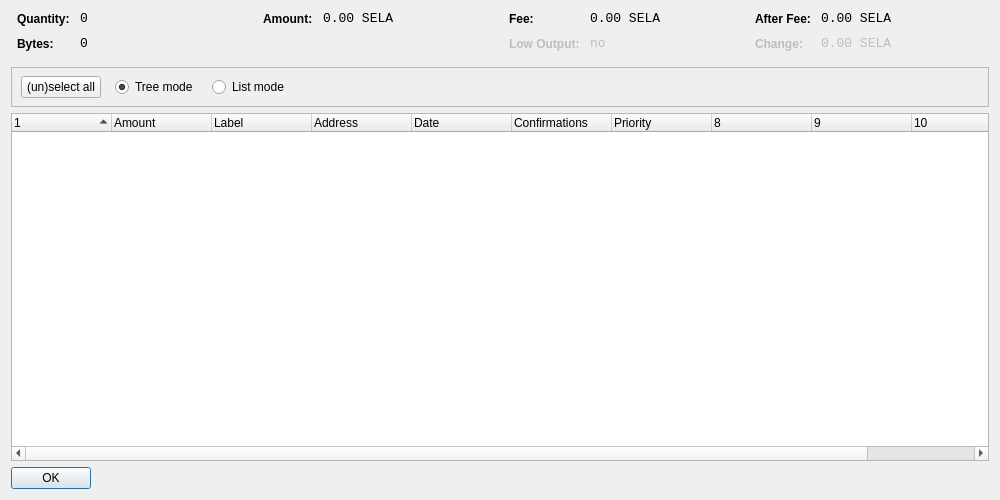
<?xml version="1.0" encoding="UTF-8"?>
<ui version="4.0">
 <class>CoinControlDialog</class>
 <widget class="QDialog" name="CoinControlDialog">
  <property name="geometry">
   <rect>
    <x>0</x>
    <y>0</y>
    <width>1000</width>
    <height>500</height>
   </rect>
  </property>
  <property name="windowTitle">
   <string>Coin Control</string>
  </property>
  <layout class="QVBoxLayout" name="verticalLayout">
   <item>
    <layout class="QHBoxLayout" name="horizontalLayoutTop" stretch="0,0,0,0">
     <property name="topMargin">
      <number>0</number>
     </property>
     <property name="bottomMargin">
      <number>10</number>
     </property>
     <item>
      <layout class="QFormLayout" name="formLayoutCoinControl1">
       <property name="horizontalSpacing">
        <number>10</number>
       </property>
       <property name="verticalSpacing">
        <number>10</number>
       </property>
       <property name="leftMargin">
        <number>6</number>
       </property>
       <property name="rightMargin">
        <number>6</number>
       </property>
       <item row="0" column="0">
        <widget class="QLabel" name="labelCoinControlQuantityText">
         <property name="styleSheet">
          <string notr="true">font-weight:bold;</string>
         </property>
         <property name="text">
          <string>Quantity:</string>
         </property>
        </widget>
       </item>
       <item row="0" column="1">
        <widget class="QLabel" name="labelCoinControlQuantity">
         <property name="font">
          <font>
           <family>Monospace</family>
           <pointsize>10</pointsize>
          </font>
         </property>
         <property name="cursor">
          <cursorShape>IBeamCursor</cursorShape>
         </property>
         <property name="contextMenuPolicy">
          <enum>Qt::ActionsContextMenu</enum>
         </property>
         <property name="text">
          <string notr="true">0</string>
         </property>
         <property name="textInteractionFlags">
          <set>Qt::LinksAccessibleByMouse|Qt::TextSelectableByKeyboard|Qt::TextSelectableByMouse</set>
         </property>
        </widget>
       </item>
       <item row="1" column="0">
        <widget class="QLabel" name="labelCoinControlBytesText">
         <property name="styleSheet">
          <string notr="true">font-weight:bold;</string>
         </property>
         <property name="text">
          <string>Bytes:</string>
         </property>
        </widget>
       </item>
       <item row="1" column="1">
        <widget class="QLabel" name="labelCoinControlBytes">
         <property name="font">
          <font>
           <family>Monospace</family>
           <pointsize>10</pointsize>
          </font>
         </property>
         <property name="cursor">
          <cursorShape>IBeamCursor</cursorShape>
         </property>
         <property name="contextMenuPolicy">
          <enum>Qt::ActionsContextMenu</enum>
         </property>
         <property name="text">
          <string notr="true">0</string>
         </property>
         <property name="textInteractionFlags">
          <set>Qt::LinksAccessibleByMouse|Qt::TextSelectableByKeyboard|Qt::TextSelectableByMouse</set>
         </property>
        </widget>
       </item>
      </layout>
     </item>
     <item>
      <layout class="QFormLayout" name="formLayoutCoinControl2">
       <property name="horizontalSpacing">
        <number>10</number>
       </property>
       <property name="verticalSpacing">
        <number>10</number>
       </property>
       <property name="leftMargin">
        <number>6</number>
       </property>
       <property name="rightMargin">
        <number>6</number>
       </property>
       <item row="0" column="0">
        <widget class="QLabel" name="labelCoinControlAmountText">
         <property name="styleSheet">
          <string notr="true">font-weight:bold;</string>
         </property>
         <property name="text">
          <string>Amount:</string>
         </property>
        </widget>
       </item>
       <item row="0" column="1">
        <widget class="QLabel" name="labelCoinControlAmount">
         <property name="font">
          <font>
           <family>Monospace</family>
           <pointsize>10</pointsize>
          </font>
         </property>
         <property name="cursor">
          <cursorShape>IBeamCursor</cursorShape>
         </property>
         <property name="contextMenuPolicy">
          <enum>Qt::ActionsContextMenu</enum>
         </property>
         <property name="text">
          <string notr="true">0.00 SELA</string>
         </property>
         <property name="textInteractionFlags">
          <set>Qt::LinksAccessibleByMouse|Qt::TextSelectableByKeyboard|Qt::TextSelectableByMouse</set>
         </property>
        </widget>
       </item>
      </layout>
     </item>
     <item>
      <layout class="QFormLayout" name="formLayoutCoinControl3">
       <property name="horizontalSpacing">
        <number>10</number>
       </property>
       <property name="verticalSpacing">
        <number>10</number>
       </property>
       <property name="leftMargin">
        <number>6</number>
       </property>
       <property name="rightMargin">
        <number>6</number>
       </property>
       <item row="0" column="0">
        <widget class="QLabel" name="labelCoinControlFeeText">
         <property name="styleSheet">
          <string notr="true">font-weight:bold;</string>
         </property>
         <property name="text">
          <string>Fee:</string>
         </property>
        </widget>
       </item>
       <item row="0" column="1">
        <widget class="QLabel" name="labelCoinControlFee">
         <property name="font">
          <font>
           <family>Monospace</family>
           <pointsize>10</pointsize>
          </font>
         </property>
         <property name="cursor">
          <cursorShape>IBeamCursor</cursorShape>
         </property>
         <property name="contextMenuPolicy">
          <enum>Qt::ActionsContextMenu</enum>
         </property>
         <property name="text">
          <string notr="true">0.00 SELA</string>
         </property>
         <property name="textInteractionFlags">
          <set>Qt::LinksAccessibleByMouse|Qt::TextSelectableByKeyboard|Qt::TextSelectableByMouse</set>
         </property>
        </widget>
       </item>
       <item row="1" column="0">
        <widget class="QLabel" name="labelCoinControlLowOutputText">
         <property name="enabled">
          <bool>false</bool>
         </property>
         <property name="styleSheet">
          <string notr="true">font-weight:bold;</string>
         </property>
         <property name="text">
          <string>Low Output:</string>
         </property>
        </widget>
       </item>
       <item row="1" column="1">
        <widget class="QLabel" name="labelCoinControlLowOutput">
         <property name="enabled">
          <bool>false</bool>
         </property>
         <property name="font">
          <font>
           <family>Monospace</family>
           <pointsize>10</pointsize>
          </font>
         </property>
         <property name="cursor">
          <cursorShape>IBeamCursor</cursorShape>
         </property>
         <property name="contextMenuPolicy">
          <enum>Qt::ActionsContextMenu</enum>
         </property>
         <property name="text">
          <string notr="true">no</string>
         </property>
         <property name="textInteractionFlags">
          <set>Qt::LinksAccessibleByMouse|Qt::TextSelectableByKeyboard|Qt::TextSelectableByMouse</set>
         </property>
        </widget>
       </item>
      </layout>
     </item>
     <item>
      <layout class="QFormLayout" name="formLayoutCoinControl4">
       <property name="horizontalSpacing">
        <number>10</number>
       </property>
       <property name="verticalSpacing">
        <number>10</number>
       </property>
       <property name="leftMargin">
        <number>6</number>
       </property>
       <property name="rightMargin">
        <number>6</number>
       </property>
       <item row="0" column="0">
        <widget class="QLabel" name="labelCoinControlAfterFeeText">
         <property name="styleSheet">
          <string notr="true">font-weight:bold;</string>
         </property>
         <property name="text">
          <string>After Fee:</string>
         </property>
        </widget>
       </item>
       <item row="0" column="1">
        <widget class="QLabel" name="labelCoinControlAfterFee">
         <property name="font">
          <font>
           <family>Monospace</family>
           <pointsize>10</pointsize>
          </font>
         </property>
         <property name="cursor">
          <cursorShape>IBeamCursor</cursorShape>
         </property>
         <property name="contextMenuPolicy">
          <enum>Qt::ActionsContextMenu</enum>
         </property>
         <property name="text">
          <string notr="true">0.00 SELA</string>
         </property>
         <property name="textInteractionFlags">
          <set>Qt::LinksAccessibleByMouse|Qt::TextSelectableByKeyboard|Qt::TextSelectableByMouse</set>
         </property>
        </widget>
       </item>
       <item row="1" column="0">
        <widget class="QLabel" name="labelCoinControlChangeText">
         <property name="enabled">
          <bool>false</bool>
         </property>
         <property name="styleSheet">
          <string notr="true">font-weight:bold;</string>
         </property>
         <property name="text">
          <string>Change:</string>
         </property>
        </widget>
       </item>
       <item row="1" column="1">
        <widget class="QLabel" name="labelCoinControlChange">
         <property name="enabled">
          <bool>false</bool>
         </property>
         <property name="font">
          <font>
           <family>Monospace</family>
           <pointsize>10</pointsize>
          </font>
         </property>
         <property name="cursor">
          <cursorShape>IBeamCursor</cursorShape>
         </property>
         <property name="contextMenuPolicy">
          <enum>Qt::ActionsContextMenu</enum>
         </property>
         <property name="text">
          <string notr="true">0.00 SELA</string>
         </property>
         <property name="textInteractionFlags">
          <set>Qt::LinksAccessibleByMouse|Qt::TextSelectableByKeyboard|Qt::TextSelectableByMouse</set>
         </property>
        </widget>
       </item>
      </layout>
     </item>
    </layout>
   </item>
   <item>
    <widget class="QFrame" name="frame">
     <property name="minimumSize">
      <size>
       <width>0</width>
       <height>40</height>
      </size>
     </property>
     <property name="frameShape">
      <enum>QFrame::StyledPanel</enum>
     </property>
     <property name="frameShadow">
      <enum>QFrame::Sunken</enum>
     </property>
     <widget class="QWidget" name="horizontalLayoutWidget">
      <property name="geometry">
       <rect>
        <x>10</x>
        <y>0</y>
        <width>781</width>
        <height>41</height>
       </rect>
      </property>
      <layout class="QHBoxLayout" name="horizontalLayoutPanel" stretch="0,0,0,0,0">
       <property name="spacing">
        <number>14</number>
       </property>
       <item>
        <widget class="QPushButton" name="pushButtonSelectAll">
         <property name="sizePolicy">
          <sizepolicy hsizetype="Maximum" vsizetype="Fixed">
           <horstretch>0</horstretch>
           <verstretch>0</verstretch>
          </sizepolicy>
         </property>
         <property name="text">
          <string>(un)select all</string>
         </property>
        </widget>
       </item>
       <item>
        <widget class="QRadioButton" name="radioTreeMode">
         <property name="sizePolicy">
          <sizepolicy hsizetype="Maximum" vsizetype="Fixed">
           <horstretch>0</horstretch>
           <verstretch>0</verstretch>
          </sizepolicy>
         </property>
         <property name="text">
          <string>Tree mode</string>
         </property>
         <property name="checked">
          <bool>true</bool>
         </property>
        </widget>
       </item>
       <item>
        <widget class="QRadioButton" name="radioListMode">
         <property name="sizePolicy">
          <sizepolicy hsizetype="Maximum" vsizetype="Fixed">
           <horstretch>0</horstretch>
           <verstretch>0</verstretch>
          </sizepolicy>
         </property>
         <property name="text">
          <string>List mode</string>
         </property>
        </widget>
       </item>
       <item>
        <spacer name="horizontalSpacer">
         <property name="orientation">
          <enum>Qt::Horizontal</enum>
         </property>
         <property name="sizeHint" stdset="0">
          <size>
           <width>40</width>
           <height>20</height>
          </size>
         </property>
        </spacer>
       </item>
      </layout>
     </widget>
    </widget>
   </item>
   <item>
    <widget class="CoinControlTreeWidget" name="treeWidget">
     <property name="contextMenuPolicy">
      <enum>Qt::CustomContextMenu</enum>
     </property>
     <property name="sortingEnabled">
      <bool>false</bool>
     </property>
     <property name="columnCount">
      <number>11</number>
     </property>
     <attribute name="headerShowSortIndicator" stdset="0">
      <bool>true</bool>
     </attribute>
     <attribute name="headerStretchLastSection">
      <bool>false</bool>
     </attribute>
     <column>
      <property name="text">
       <string/>
      </property>
     </column>
     <column>
      <property name="text">
       <string>Amount</string>
      </property>
     </column>
     <column>
      <property name="text">
       <string>Label</string>
      </property>
     </column>
     <column>
      <property name="text">
       <string>Address</string>
      </property>
     </column>
     <column>
      <property name="text">
       <string>Date</string>
      </property>
     </column>
     <column>
      <property name="text">
       <string>Confirmations</string>
      </property>
      <property name="toolTip">
       <string>Confirmed</string>
      </property>
     </column>
     <column>
      <property name="text">
       <string>Priority</string>
      </property>
     </column>
     <column>
      <property name="text">
       <string/>
      </property>
     </column>
     <column>
      <property name="text">
       <string/>
      </property>
     </column>
     <column>
      <property name="text">
       <string/>
      </property>
     </column>
     <column>
      <property name="text">
       <string/>
      </property>
     </column>
    </widget>
   </item>
   <item>
    <widget class="QDialogButtonBox" name="buttonBox">
     <property name="sizePolicy">
      <sizepolicy hsizetype="Maximum" vsizetype="Fixed">
       <horstretch>0</horstretch>
       <verstretch>0</verstretch>
      </sizepolicy>
     </property>
     <property name="orientation">
      <enum>Qt::Horizontal</enum>
     </property>
     <property name="standardButtons">
      <set>QDialogButtonBox::Ok</set>
     </property>
    </widget>
   </item>
  </layout>
 </widget>
 <customwidgets>
  <customwidget>
   <class>CoinControlTreeWidget</class>
   <extends>QTreeWidget</extends>
   <header>coincontroltreewidget.h</header>
  </customwidget>
 </customwidgets>
 <resources/>
 <connections/>
</ui>
